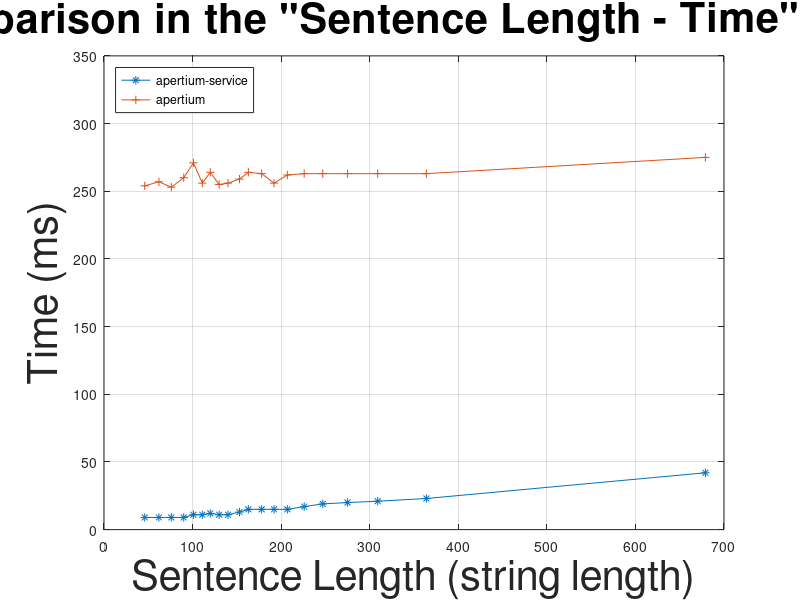

The MATLAB source for this figure: (Note: this script raises an error after producing the figure.)
as = [9 9 9 9 11 11 12 11 11 13 15 15 15 15 17 19 20 21 23 42];
a = [254 257 253 260 271 256 264 255 256 259 264 263 256 262 263 263 263 263 263 275];
ms = [1783 1627 2746 3004 4302 5134 3138 3544 6403 5038 7009 9082 8046 8254 6885 9185 13338 12447 12401 31235];
m = [1883 1856 1859 1869 1861 1859 1853 1855 1949 1860 1864 1846 1858 1864 1862 1894 1862 1855 1840 1945];

x = [46 62 76 90 101 111 120 130 140 153 163 178 192 207 226 247 275 309 364 679];

plot(x, as, "-*;apertium-service;", 
	x, a, "-+;apertium;");
#	log2(x), log2(ms), "-o;moses-service;",
#	log2(x), log2(m), "-x;moses;");

title ('Comparison in the "Sentence Length - Time" space', "fontsize", 30);
xlabel ("Sentence Length (string length)", "fontsize", 30);
ylabel ("Time (ms)", "fontsize", 30);
legend ("location", "northwest");
legend ("boxon");
grid ("on");
ylim ([0, 350]);

print compap.png -dpng -mono -solid -F:30;

replot;
